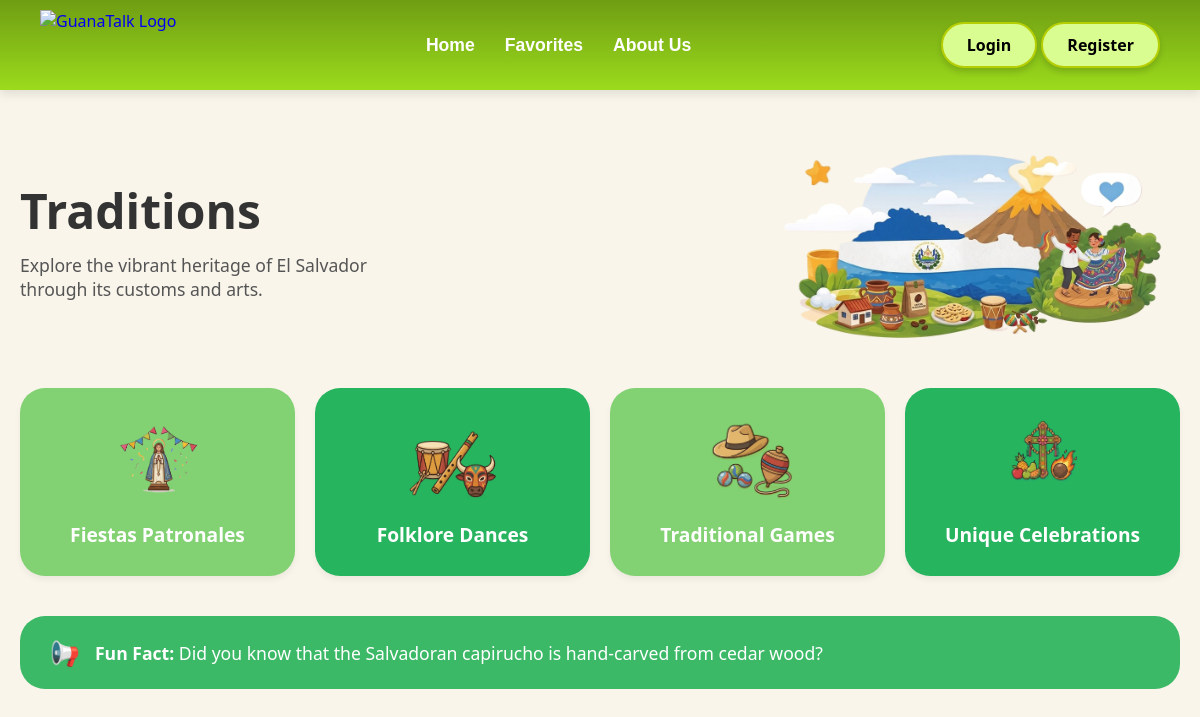
The page /traditions.php on the database its author committed.
### tables this page shows
CREATE TABLE `tradiciones` (
  `id` int(11) NOT NULL,
  `titulo` varchar(100) NOT NULL,
  `imagen` varchar(255) NOT NULL,
  `color_clase` varchar(50) NOT NULL
);

### traditions.php (the view, shortened to what this page needs)
<?php
include("php/conexion.php");
$query = "SELECT * FROM tradiciones";
$resultado = $conn->query($query);
?>
<!DOCTYPE html>
<html lang="es">
<head>
    <link rel="stylesheet" href="styles/traditions.css">
    <link rel="stylesheet" href="styles/navbar.css">
</head>
<body>
    <?php include("components/navbar.php"); ?>
    <main class="main-container">
        <section class="hero-section">
            <div class="hero-text">
                <h1>Traditions</h1>
                <p>Explore the vibrant heritage of El Salvador through its customs and arts.</p>
            </div>
            <div class="hero-image-container">
                <img src="img/ilustracion.png.png" alt="El Salvador Traditions" class="hero-img">
            </div>
        </section>
        <section class="categories-grid">
            <?php
            if ($resultado && $resultado->num_rows > 0) {
                while ($fila = $resultado->fetch_assoc()) {
                    if ($fila['titulo'] == 'Fiestas Patronales') {
                        $enlace = "fiestas-patronales.php";
                    } elseif ($fila['titulo'] == 'Folklore Dances') {
                        $enlace = "folklore-dances.php";
                    } elseif ($fila['titulo'] == 'Traditional Games') {
                        $enlace = "traditional-games.php";
                    } elseif ($fila['titulo'] == 'Unique Celebrations') {
                        $enlace = "unique-celebrations.php";
                    } else {
                        $enlace = "#";
                    }
                    ?>
                    <a href="<?php echo $enlace; ?>">
                        <div class="card <?php echo $fila['color_clase']; ?>">
                            <img src="img/<?php echo $fila['imagen']; ?>" alt="<?php echo $fila['titulo']; ?>">
                            <h3><?php echo $fila['titulo']; ?></h3>
                        </div>
                    </a>
                    <?php
                }
            } else {
                echo "<p style='color: #666; text-align: center; width: 100%;'>No se encontraron tradiciones disponibles en este momento.</p>";
            }
            ?>
        </section>
        <section class="fun-fact-box">
            <div class="fun-fact-content">
                <span class="megaphone-icon">📢</span>
                <p><strong>Fun Fact:</strong> Did you know that the Salvadoran capirucho is hand-carved from cedar wood?</p>
            </div>
        </section>
    </main>
</body>
</html>

### styles/traditions.css (style rules this page uses)
* { margin: 0; padding: 0; box-sizing: border-box; font-family: 'Segoe UI', Tahoma, Geneva, Verdana, sans-serif; }
body { background-color: #F9F5EB; color: #333; padding-bottom: 80px; }
.main-container { max-width: 1200px; margin: 0 auto; padding: 40px 20px; }
.hero-section { display: flex; justify-content: space-between; align-items: center; margin-bottom: 40px; }
.hero-text h1 { font-size: 3rem; font-weight: 800; margin-bottom: 10px; }
.hero-text p { font-size: 1.1rem; color: #555; max-width: 400px; }
.hero-image-container .hero-img { max-width: 450px; height: auto; }
.categories-grid { display: flex; justify-content: space-between; gap: 20px; margin-bottom: 40px; }
.card { flex: 1; border-radius: 25px; padding: 30px 20px; text-align: center; color: white; display: flex; flex-direction: column; align-items: center; justify-content: center; gap: 15px; box-shadow: 0 4px 6px rgba(0,0,0,0.05); }
.card-light-green { background-color: #82D173; }
.card-dark-green { background-color: #27B45F; }
.card img { height: 90px; width: auto; object-fit: contain; }
.card h3 { font-size: 1.2rem; font-weight: 600; line-height: 1.2; }
.fun-fact-box { background-color: #3BB966; color: white; border-radius: 25px; padding: 20px 30px; margin-top: 20px; }
.fun-fact-content { display: flex; align-items: center; gap: 15px; font-size: 1.1rem; }
.megaphone-icon { font-size: 1.5rem; }

### traditions.php (style rules this page uses)
.categories-grid a { text-decoration: none; color: inherit; display: block; flex: 1; }

### rows shown on the page
tradiciones: imagen (picture), titulo "Fiestas Patronales"
tradiciones: imagen (picture), titulo "Folklore Dances"
tradiciones: imagen (picture), titulo "Traditional Games"
tradiciones: imagen (picture), titulo "Unique Celebrations"
